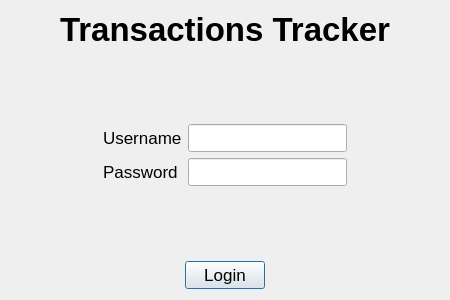
<?xml version="1.0" encoding="UTF-8"?>
<ui version="4.0">
 <class>LoginWindow</class>
 <widget class="QDialog" name="LoginWindow">
  <property name="geometry">
   <rect>
    <x>0</x>
    <y>0</y>
    <width>450</width>
    <height>300</height>
   </rect>
  </property>
  <property name="maximumSize">
   <size>
    <width>600</width>
    <height>400</height>
   </size>
  </property>
  <property name="windowTitle">
   <string>Dialog</string>
  </property>
  <layout class="QVBoxLayout" name="verticalLayout_4">
   <item>
    <layout class="QVBoxLayout" name="verticalLayout_3">
     <item>
      <widget class="QLabel" name="label">
       <property name="font">
        <font>
         <family>Arial</family>
         <pointsize>25</pointsize>
         <weight>75</weight>
         <bold>true</bold>
        </font>
       </property>
       <property name="text">
        <string>Transactions Tracker</string>
       </property>
       <property name="alignment">
        <set>Qt::AlignCenter</set>
       </property>
      </widget>
     </item>
     <item>
      <spacer name="verticalSpacer_2">
       <property name="orientation">
        <enum>Qt::Vertical</enum>
       </property>
       <property name="sizeHint" stdset="0">
        <size>
         <width>20</width>
         <height>40</height>
        </size>
       </property>
      </spacer>
     </item>
     <item>
      <layout class="QHBoxLayout" name="horizontalLayout">
       <item>
        <spacer name="horizontalSpacer">
         <property name="orientation">
          <enum>Qt::Horizontal</enum>
         </property>
         <property name="sizeHint" stdset="0">
          <size>
           <width>40</width>
           <height>20</height>
          </size>
         </property>
        </spacer>
       </item>
       <item>
        <layout class="QVBoxLayout" name="verticalLayout">
         <item>
          <widget class="QLabel" name="label_2">
           <property name="font">
            <font>
             <family>Arial</family>
             <pointsize>13</pointsize>
            </font>
           </property>
           <property name="text">
            <string>Username</string>
           </property>
          </widget>
         </item>
         <item>
          <widget class="QLabel" name="label_3">
           <property name="font">
            <font>
             <family>Arial</family>
             <pointsize>13</pointsize>
            </font>
           </property>
           <property name="text">
            <string>Password</string>
           </property>
          </widget>
         </item>
        </layout>
       </item>
       <item>
        <layout class="QVBoxLayout" name="verticalLayout_2">
         <item>
          <widget class="QLineEdit" name="username_lineEdit">
           <property name="font">
            <font>
             <family>Arial</family>
             <pointsize>13</pointsize>
            </font>
           </property>
          </widget>
         </item>
         <item>
          <widget class="QLineEdit" name="password_lineEdit">
           <property name="font">
            <font>
             <family>Arial</family>
             <pointsize>13</pointsize>
            </font>
           </property>
           <property name="echoMode">
            <enum>QLineEdit::Password</enum>
           </property>
          </widget>
         </item>
        </layout>
       </item>
       <item>
        <spacer name="horizontalSpacer_3">
         <property name="orientation">
          <enum>Qt::Horizontal</enum>
         </property>
         <property name="sizeHint" stdset="0">
          <size>
           <width>40</width>
           <height>20</height>
          </size>
         </property>
        </spacer>
       </item>
      </layout>
     </item>
     <item>
      <spacer name="verticalSpacer">
       <property name="orientation">
        <enum>Qt::Vertical</enum>
       </property>
       <property name="sizeHint" stdset="0">
        <size>
         <width>20</width>
         <height>40</height>
        </size>
       </property>
      </spacer>
     </item>
     <item>
      <layout class="QHBoxLayout" name="horizontalLayout_2">
       <item>
        <spacer name="horizontalSpacer_5">
         <property name="orientation">
          <enum>Qt::Horizontal</enum>
         </property>
         <property name="sizeHint" stdset="0">
          <size>
           <width>40</width>
           <height>20</height>
          </size>
         </property>
        </spacer>
       </item>
       <item>
        <widget class="QPushButton" name="login_pushButton">
         <property name="font">
          <font>
           <family>Arial</family>
           <pointsize>13</pointsize>
          </font>
         </property>
         <property name="text">
          <string>Login</string>
         </property>
        </widget>
       </item>
       <item>
        <spacer name="horizontalSpacer_6">
         <property name="orientation">
          <enum>Qt::Horizontal</enum>
         </property>
         <property name="sizeHint" stdset="0">
          <size>
           <width>40</width>
           <height>20</height>
          </size>
         </property>
        </spacer>
       </item>
      </layout>
     </item>
    </layout>
   </item>
  </layout>
 </widget>
 <resources/>
 <connections/>
</ui>
